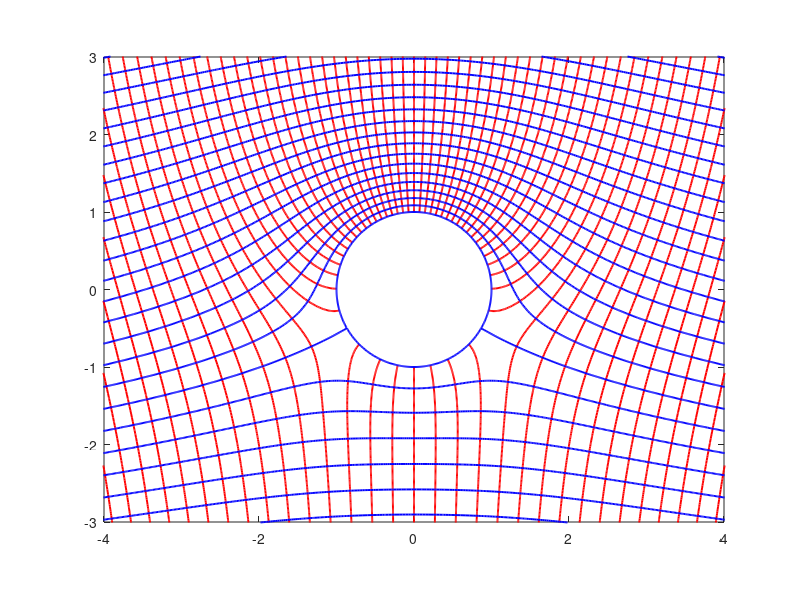

The MATLAB script that drew this image: (Note: this script raises an error after producing the figure.)
clear variables; close all; clc;

U = 1;
a = 1;
Gamma = 2*pi;

%
n = 501;
r = linspace(a-1e-6,8*a,n);
t = linspace(-pi,pi,n); 

%t = [t t(2)];
[r,t] = meshgrid(r,t);
x = r.*cos(t);
y = r.*sin(t);
z = x+1i*y;

Phi = U*(z + a^2./z) + 1i*Gamma/(2*pi)*log(z/a);
phi = real(Phi); phi = phi - phi((n-1)/4+1,1);
psi = imag(Phi); %psi = psi - mean(psi(:,1));
%
figure(1)
dphi = phi(1,1)-phi(n,1);
l = 30;
phi_levs = 0:dphi/l:max(abs(phi(:)));
phi_levs = [-fliplr(phi_levs(2:end)) phi_levs];
% phi_levs = linspace(-max(abs(phi(:))),max(abs(phi(:))),51);
psi_levs = linspace(-max(abs(psi(:))),max(abs(psi(:))),81);
contour(x,y,phi,phi_levs,'r','LineWidth',1.4), hold on
contour(x,y,psi,psi_levs,'b','LineWidth',1.4), hold off, axis equal, axis tight
xlim([-4,4]), ylim([-3,3])
% xlabel('x'), ylabel('y')
fontsize(18,'points'), fontname('Times')
set(gcf,'Color','w')
xticks([]); yticks([]);